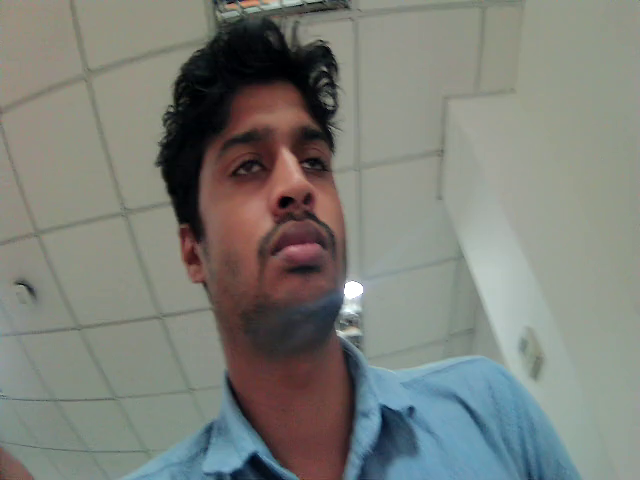
#> input picture frame 6 of Captured_video.mp4, 640 x 480 px, given in place of the camera
$ python motion_sensor.py
#> lines starting #> are read from the running program, lines starting #| are printed output that depends on the picture
import cv2 as cv
import os
import numpy as np
import RPi.GPIO as GPIO
import time

# Set up GPIO pins
GPIO.setmode(GPIO.BCM)  # Use Broadcom pin numbering
motion_sensor_pin = 4  # Use GPIO pin 4 for the motion sensor input
GPIO.setup(motion_sensor_pin, GPIO.IN)  # Set GPIO pin 4 as an input

def capture_video(video_path, capture_duration=2, resize_factor=0.2):
#> called with capture_duration = 2, resize_factor = 0.2
    cap = cv.VideoCapture(0)
    frame_rate = cap.get(cv.CAP_PROP_FPS)
    frame_width = int(cap.get(3) * resize_factor)
    frame_height = int(cap.get(4) * resize_factor)
    total_frames = int(frame_rate * capture_duration)

    fourcc = cv.VideoWriter_fourcc(*'mp4v')
    out = cv.VideoWriter(video_path, fourcc, frame_rate, (frame_width, frame_height))

    for _ in range(total_frames):
        ret, frame = cap.read()
        if not ret:
            break
        resized_frame = cv.resize(frame, (frame_width, frame_height), interpolation=cv.INTER_AREA)
        out.write(resized_frame)
#> this loop made 31 passes
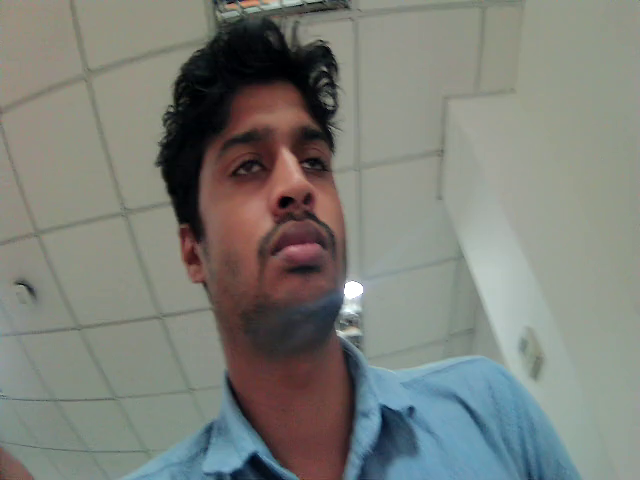
#> input picture frame 6 of Captured_video.mp4, 640 x 480 px, given in place of the camera
#> pass 1, in capture_video, `resized_frame = cv.resize(frame, (frame_width, frame_height), interpol..`:
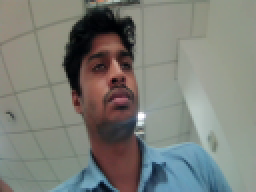
#> resized_frame: shape (96, 128, 3) (shown 2 times larger); mean B, G, R 120.6, 127.1, 124.4
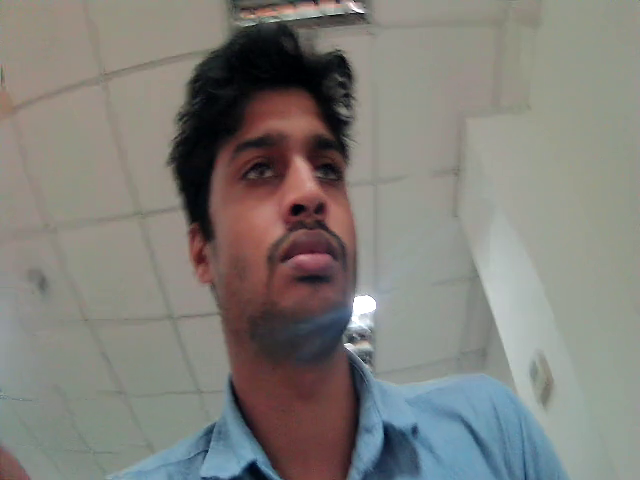
#> input picture frame 7 of Captured_video.mp4, 640 x 480 px, given in place of the camera
#> pass 2, in capture_video, `resized_frame = cv.resize(frame, (frame_width, frame_height), interpol..`:
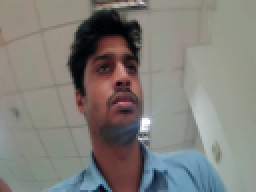
#> resized_frame: shape (96, 128, 3) (shown 2 times larger); mean B, G, R 121.6, 126.6, 128.3
#> after the loop:
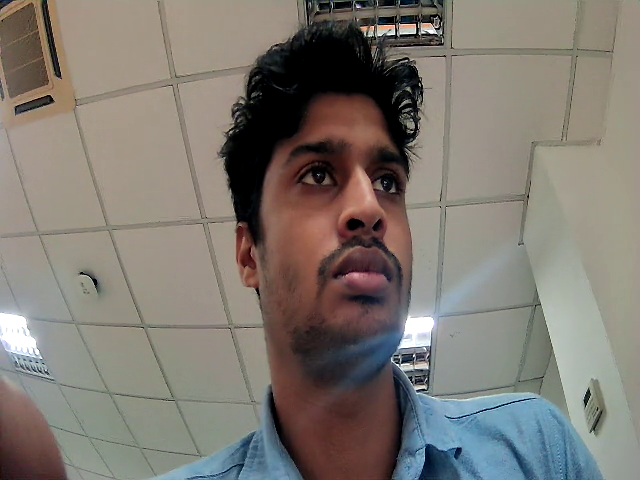
#> frame: shape (480, 640, 3); mean B, G, R 113.9, 121.2, 127
#> after the loop:
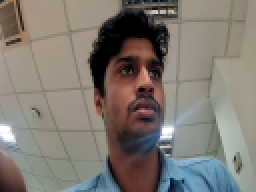
#> resized_frame: shape (96, 128, 3) (shown 2 times larger); mean B, G, R 113.9, 121.2, 127

    cap.release()
    out.release()

def main():
    video_folder = "video_clip"
    if not os.path.exists(video_folder):
        os.makedirs(video_folder)

    print("System armed, waiting for motion.")

    try:
        while True:
            if GPIO.input(motion_sensor_pin):
                print("Motion detected! Capturing video...")
                video_path = os.path.join(video_folder, "captured_video_" + time.strftime("%Y%m%d-%H%M%S") + ".mp4")
                capture_video(video_path, capture_duration=2, resize_factor=0.2)
                print(f"Video saved to {video_path}")

                # Wait a short period to avoid capturing too many videos in quick succession
                time.sleep(10)  # Adjust the sleep time as needed

    except KeyboardInterrupt:
        print("Program terminated by user")

    finally:
        GPIO.cleanup()  # Clean up GPIO to ensure a clean exit

if __name__ == "__main__":
    main()

$ run again, starting later in the video
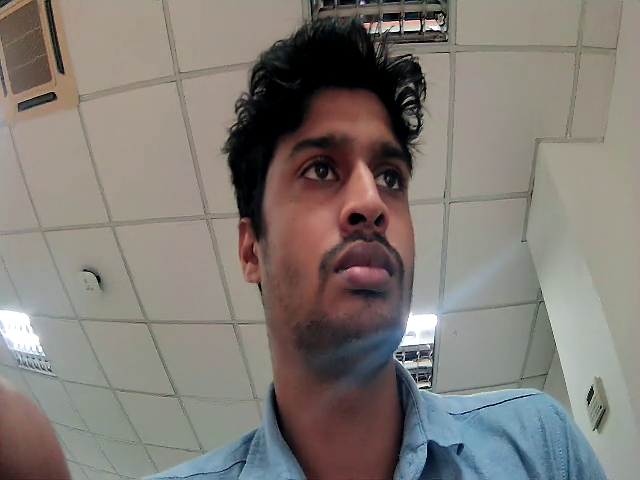
#> input picture frame 27 of Captured_video.mp4, 640 x 480 px, given in place of the camera
#> the loop in capture_video, `for _ in range(total_frames):` made 31 passes
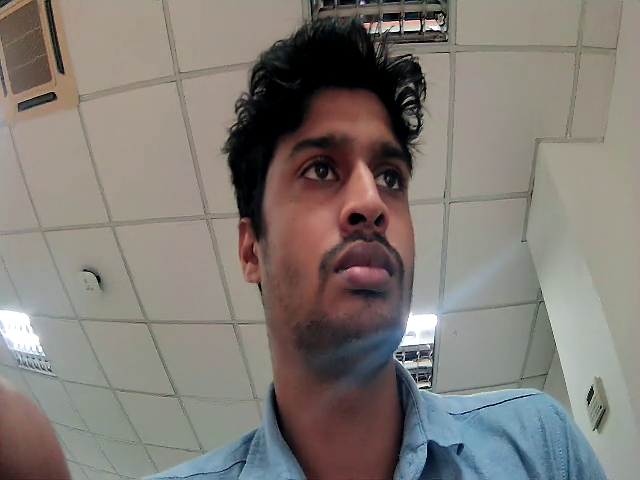
#> input picture frame 27 of Captured_video.mp4, 640 x 480 px, given in place of the camera
#> after the loop in capture_video, `for _ in range(total_frames):`:
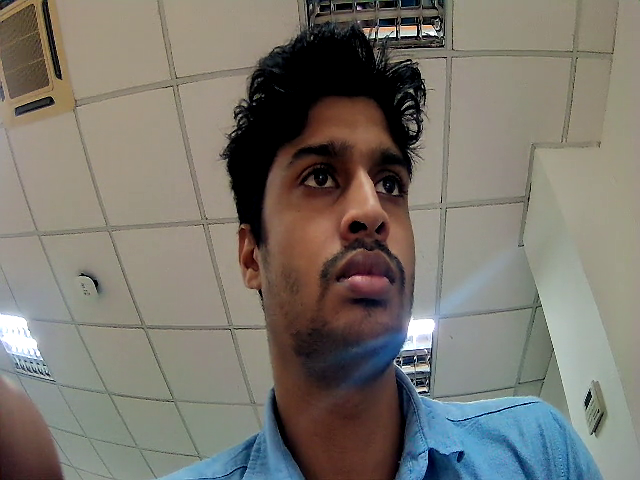
#> frame: shape (480, 640, 3); mean B, G, R 109.8, 117.8, 121.6
#> after the loop in capture_video, `for _ in range(total_frames):`:
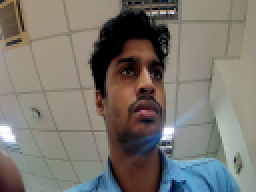
#> resized_frame: shape (96, 128, 3) (shown 2 times larger); mean B, G, R 109.8, 117.8, 121.6
